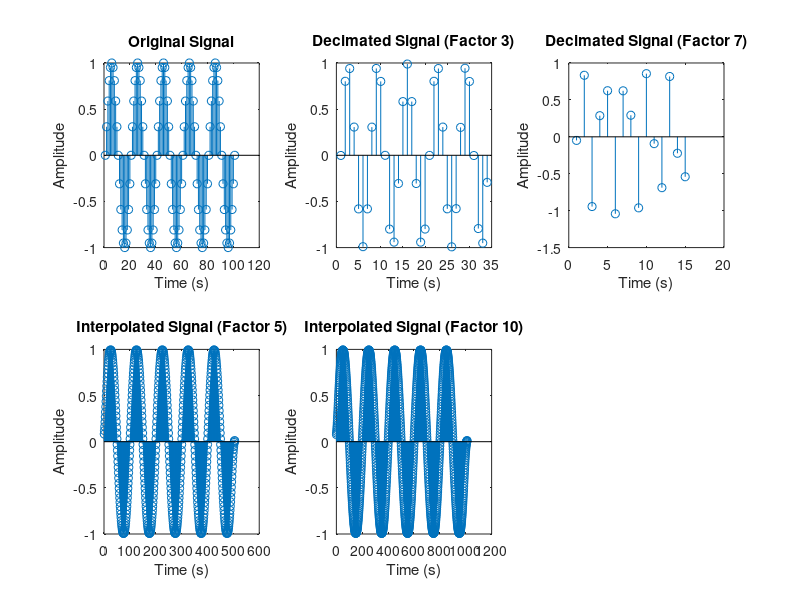

MATLAB code for this plot: (Note: this script raises an error after producing the figure.)
clc;
clear variables;
close all;

a = magic(4);

% Sequence decimation and interpolation 
x = a(:);
disp('Original sequence');

x1 = x(1:2:end);
x2 = x1(1:5:end);
disp('Decimated by 2:');
disp(x1);
disp('Decimated by 5:');
disp(x2);

x3 = upsample(x1,3);
x4 = upsample(x1,7);
disp('Interpolated by 3:');
disp(x3);
disp('Interpolated by 7:');
disp(x4);

% Signal decimation and interpolation 
fs = 1000;
t = 0:1/fs:0.1;
f = 50;
s = sin(2*pi*f*t);

s1 = decimate(s,3);
s2 = decimate(s,7);
s3 = interp(s,5);
s4 = interp(s,10);


subplot(2,3,1);
stem(s);
title('Original Signal');
xlabel('Time (s)');
ylabel('Amplitude');

subplot(2,3,2);

stem(s1);
title('Decimated Signal (Factor 3)');
xlabel('Time (s)');
ylabel('Amplitude');

subplot(2,3,3);

 stem(s2);
title('Decimated Signal (Factor 7)');
xlabel('Time (s)');
ylabel('Amplitude');

subplot(2,3,4);

stem(s3);
title('Interpolated Signal (Factor 5)');
xlabel('Time (s)');
ylabel('Amplitude');

subplot(2,3,5);

stem(s4);
title('Interpolated Signal (Factor 10)');
xlabel('Time (s)');
ylabel('Amplitude');
figure;
% image decimation and interpolation 
i=imread("unnamed.png");
g=rgb2gray(i);
d1=g(1:2:end,1:2:end);
d2=g(1:6:end,1:6:end);
i1=imresize(g,[size(g,1)*2,size(g,1)*3],"bicubic");
i2=imresize(g,[size(g,1)*5,size(g,1)*9],"bicubic");
near_inter=imresize(g,2,"nearest");
bilinear_inter=imresize(g,2,"bilinear");
subplot(4,2,1);
imshow(g);
subplot(4,2,2);
imshow(d1);
title('Decimated Image (Factor 2)');
subplot(4,2,3);
imshow(d2);
title('decimated by 6');
subplot(4,2,4);
imshow(i1);
title('Interpolated Image (2x3)');
subplot(4,2,5);
imshow(i2);
title('inter 9*3');
% Display the interpolated images
subplot(4,2,6);
imshow(near_inter);
title('Nearest Neighbor Interpolation');
% Display the bilinear interpolated image
subplot(4,2,7);
imshow(bilinear_inter);
title('Bilinear Interpolation');
